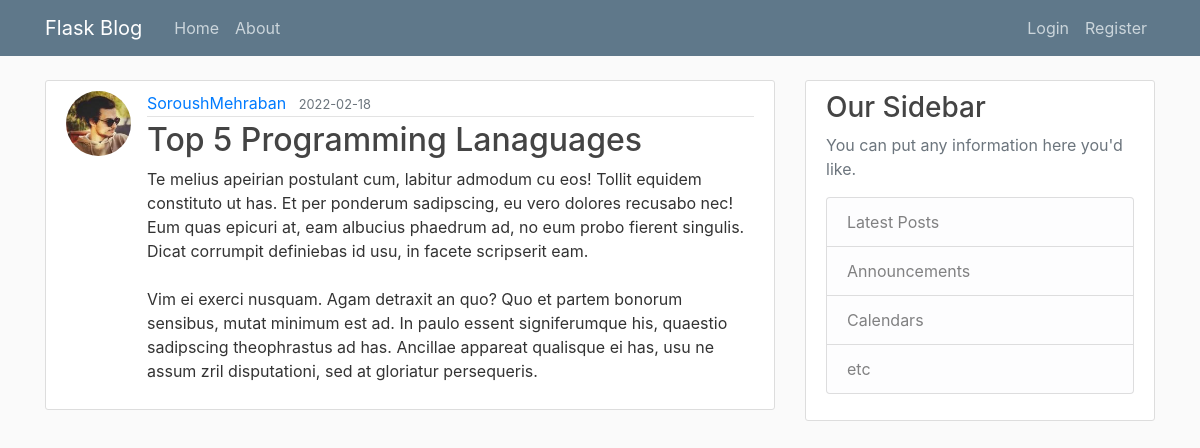
Screenshot of /post/3 with the database file from the repository.
### flaskblog/models.py (models this page shows, shortened)
class User(db.Model, UserMixin):
    id = db.Column(db.Integer, primary_key=True)
    username = db.Column(db.String(20), unique=True, nullable=False)
    email = db.Column(db.String(120), unique=True, nullable=False)
    image_file = db.Column(db.String(20), nullable=False, default='default.jpg')
    password = db.Column(db.String(60), nullable=False)
    posts = db.relationship("Post", backref="author", lazy=True)

class Post(db.Model):
    id = db.Column(db.Integer, primary_key=True)
    title = db.Column(db.String(100), nullable=False)
    date_posted = db.Column(db.DateTime, nullable=False, default=datetime.utcnow)
    content = db.Column(db.Text, nullable=False)
    user_id = db.Column(db.Integer, db.ForeignKey('user.id'), nullable=False)
    def __repr__(self):
        return f"Post('{self.title}', '{self.date_posted}')"

### flaskblog/routes.py (the view)
@app.route("/post/<int:post_id>")
def post(post_id):
    selected_post = Post.query.get_or_404(post_id)
    return render_template('post.html', title=selected_post, post=selected_post)

### flaskblog/templates/post.html (shortened to what this page needs)
{% extends "layout.html" %}
{% block content %}
<article class="media content-section">
    <img src="{{ url_for('static', filename='profile_pics/' + post.author.image_file) }}" alt=""
         class="rounded-circle article-img">
    <div class="media-body">
        <div class="article-metadata">
            <a class="mr-2" href="#">{{ post.author.username }}</a>
            <small class="text-muted">{{ post.date_posted.strftime('%Y-%m-%d') }}</small>
        </div>
        <h2 class="article-title">{{ post.title }}</h2>
        <p class="article-content">{{ post.content }}</p>
    </div>
</article>
{% endblock content %}

### flaskblog/static/main.css (style rules this page uses)
body { background: #fafafa; color: #333333; margin-top: 5rem; }
h1, h2, h3, h4, h5, h6 { color: #444444; }
.content-section { background: #ffffff; padding: 10px 20px; border: 1px solid #dddddd; border-radius: 3px; margin-bottom: 20px; }
.article-title { color: #444444; }
.article-content { white-space: pre-line; }
.article-img { height: 65px; width: 65px; margin-right: 16px; }
.article-metadata { padding-bottom: 1px; margin-bottom: 4px; border-bottom: 1px solid #e3e3e3 }

### rows the page displays
User: image_file (picture), author.username "SoroushMehraban"
Post: date_posted "2022-02-18", title "Top 5 Programming Lanaguages", content "Te melius apeirian postulant cum, labitur admodum cu eos! Tollit equidem constituto ut has. Et per ponderum sadipscing, eu vero dolores recusabo nec! Eum quas epicuri at, eam albucius phaedrum ad, no eum probo fierent singulis. Dicat corrumpit definiebas id usu, in facete scripserit eam. Vim ei exerci nusquam. Agam detraxit an quo? Quo et partem bonorum sensibus, mutat minimum est ad. In paulo essent signiferumque his, quaestio sadipscing theophrastus ad has. Ancillae appareat qualisque ei has, usu ne assum zril disputationi, sed at gloriatur persequeris."
